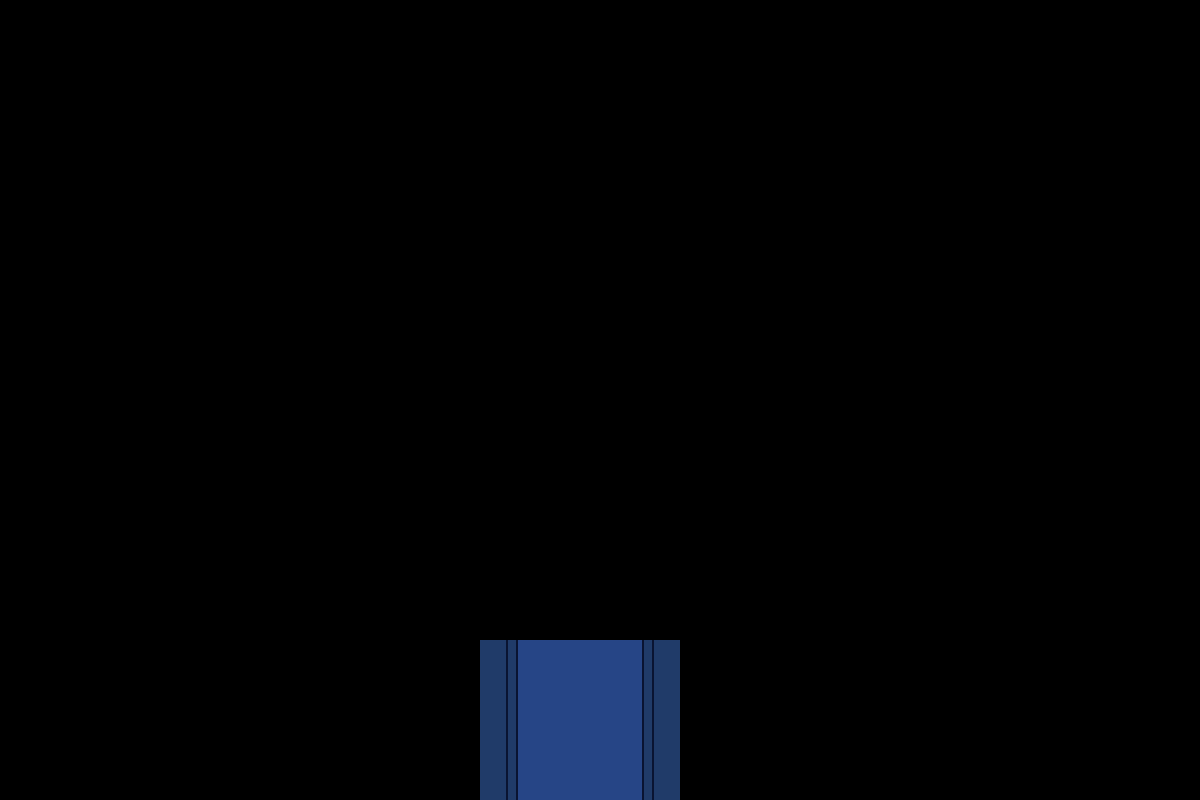

Below is a game level as drawn by its tile map, then a one-line description and the .tmx file that defines it, in full:
An orthogonal 30x20 tile map with 40x40 px tiles, 1 tile layer (Tile Layer 1) and 1 object (spawn).

<map version="1.8" tiledversion="1.8.6" orientation="orthogonal" renderorder="right-down" width="30" height="20" tilewidth="40" tileheight="40" infinite="0" nextlayerid="5" nextobjectid="2">
 <tileset firstgid="1" source="../tilesets/city_alleyway.tsx" />
 <layer id="1" name="Tile Layer 1" width="30" height="20">
  <data encoding="csv">
0,0,0,0,0,0,0,0,0,0,0,0,0,0,0,0,0,0,0,0,0,0,0,0,0,0,0,0,0,0,
0,0,0,0,0,0,0,0,0,0,0,0,0,0,0,0,0,0,0,0,0,0,0,0,0,0,0,0,0,0,
0,0,0,0,0,0,0,0,0,0,0,0,0,0,0,0,0,0,0,0,0,0,0,0,0,0,0,0,0,0,
0,0,0,0,0,0,0,0,0,0,0,0,0,0,0,0,0,0,0,0,0,0,0,0,0,0,0,0,0,0,
0,0,0,0,0,0,0,0,0,0,0,0,0,0,0,0,0,0,0,0,0,0,0,0,0,0,0,0,0,0,
0,0,0,0,0,0,0,0,0,0,0,0,0,0,0,0,0,0,0,0,0,0,0,0,0,0,0,0,0,0,
0,0,0,0,0,0,0,0,0,0,0,0,0,0,0,0,0,0,0,0,0,0,0,0,0,0,0,0,0,0,
0,0,0,0,0,0,0,0,0,0,0,0,0,0,0,0,0,0,0,0,0,0,0,0,0,0,0,0,0,0,
0,0,0,0,0,0,0,0,0,0,0,0,0,0,0,0,0,0,0,0,0,0,0,0,0,0,0,0,0,0,
0,0,0,0,0,0,0,0,0,0,0,0,0,0,0,0,0,0,0,0,0,0,0,0,0,0,0,0,0,0,
0,0,0,0,0,0,0,0,0,0,0,0,0,0,0,0,0,0,0,0,0,0,0,0,0,0,0,0,0,0,
0,0,0,0,0,0,0,0,0,0,0,0,0,0,0,0,0,0,0,0,0,0,0,0,0,0,0,0,0,0,
0,0,0,0,0,0,0,0,0,0,0,0,0,0,0,0,0,0,0,0,0,0,0,0,0,0,0,0,0,0,
0,0,0,0,0,0,0,0,0,0,0,0,0,0,0,0,0,0,0,0,0,0,0,0,0,0,0,0,0,0,
0,0,0,0,0,0,0,0,0,0,0,0,0,0,0,0,0,0,0,0,0,0,0,0,0,0,0,0,0,0,
0,0,0,0,0,0,0,0,0,0,0,0,0,0,0,0,0,0,0,0,0,0,0,0,0,0,0,0,0,0,
0,0,0,0,0,0,0,0,0,0,0,0,171,188,188,188,175,0,0,0,0,0,0,0,0,0,0,0,0,0,
0,0,0,0,0,0,0,0,0,0,0,0,171,188,188,188,175,0,0,0,0,0,0,0,0,0,0,0,0,0,
0,0,0,0,0,0,0,0,0,0,0,0,171,188,188,188,175,0,0,0,0,0,0,0,0,0,0,0,0,0,
0,0,0,0,0,0,0,0,0,0,0,0,171,188,188,188,175,0,0,0,0,0,0,0,0,0,0,0,0,0
</data>
 </layer>
 <objectgroup id="2" name="markers">
  <object id="1" name="spawn" x="580" y="740">
   <point />
  </object>
 </objectgroup>
 <objectgroup id="3" name="objects" />
 <objectgroup id="4" name="collision" />
</map>
